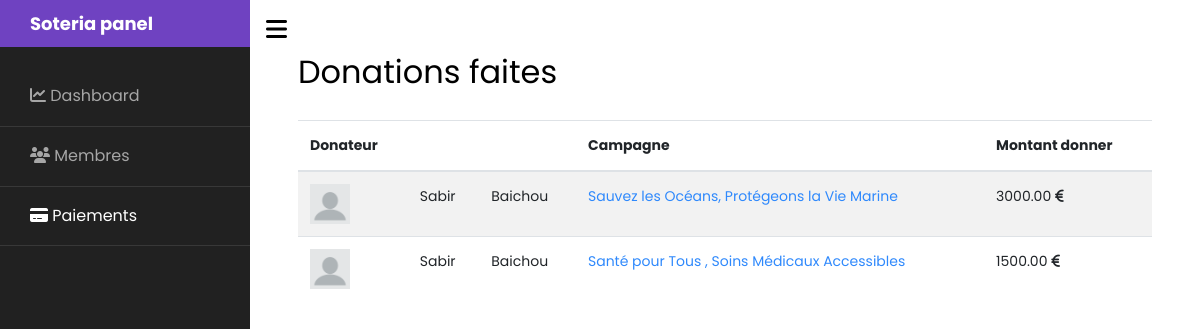
The app's page /panel/paiement (signed in) with its own data.
### tables this page shows
CREATE TABLE `donations` (
  `donation_id` int(11) NOT NULL,
  `user_id` int(11) DEFAULT NULL,
  `campaign_id` int(11) DEFAULT NULL,
  `amount` decimal(10,2) DEFAULT NULL,
  `donation_status` enum('pending','complete','refunded','cancelled') DEFAULT NULL,
  `anonymous_donation` tinyint(1) DEFAULT NULL,
  `date_created` timestamp NOT NULL DEFAULT current_timestamp(),
  `date_updated` timestamp NOT NULL DEFAULT current_timestamp() ON UPDATE current_timestamp()
);

CREATE TABLE `users` (
  `user_id` int(11) NOT NULL,
  `first_name` varchar(50) DEFAULT NULL,
  `last_name` varchar(50) DEFAULT NULL,
  `email` varchar(50) DEFAULT NULL,
  `password` varchar(255) DEFAULT NULL,
  `rank` enum('0','1','2') NOT NULL,
  `avatar` varchar(255) NOT NULL DEFAULT 'public/img/avatars/default.jpg',
  `date_created` timestamp NOT NULL DEFAULT current_timestamp(),
  `date_updated` timestamp NOT NULL DEFAULT current_timestamp() ON UPDATE current_timestamp()
);

CREATE TABLE `campaigns` (
  `campaign_id` int(11) NOT NULL,
  `user_id` int(11) DEFAULT NULL,
  `title` varchar(255) DEFAULT NULL,
  `description` text DEFAULT NULL,
  `image` varchar(255) NOT NULL,
  `goal_amount` decimal(10,2) DEFAULT NULL,
  `current_amount` decimal(10,2) DEFAULT NULL,
  `deadline_date` date DEFAULT NULL,
  `campaign_status` enum('draft','active','completed') DEFAULT 'active',
  `date_created` timestamp NOT NULL DEFAULT current_timestamp(),
  `date_updated` timestamp NOT NULL DEFAULT current_timestamp() ON UPDATE current_timestamp()
);

### controller/frontend.php (called while the page is built, shortened)
<?php
require('model/frontend.php');
function panelPaiementPage(){
    $pageNumber = isset($_GET['page']) ? $_GET['page'] : 1;
    $recordsPerPage = 5;
    $donations = getRecordsPaiement($pageNumber, $recordsPerPage);
    require("view/panel/paiements.php");
}

### model/frontend.php (called while the page is built, shortened)
<?php
function dbConnect(){
    try{
        $db = new PDO("mysql:host=localhost;dbname=soteria;charset=utf8","root","");
        $db->setAttribute(PDO::ATTR_ERRMODE, PDO::ERRMODE_EXCEPTION);
        return $db;
    }catch(PDOEcxeption $e){
        die("Erreur - " . $e->getMessage());
    }
}
function getRecordsPaiement($pageNumber, $recordsPerPage) {
    $db = dbConnect();
    $offset = ($pageNumber - 1) * $recordsPerPage;
    $query = "SELECT c.title,c.campaign_id,u.avatar,u.first_name,u.last_name,d.amount FROM users u INNER JOIN donations d on d.user_id=u.user_id INNER JOIN campaigns c on c.campaign_id=d.campaign_id LIMIT $recordsPerPage OFFSET $offset";
    $req = $db->prepare($query);
    $req->execute();
    return $req;
}

### view/panel/paiements.php (the view, shortened to what this page needs)
<?php include 'partials/_panelNavbar.php' ?>
    <div id="content" class="p-4 p-md-5 pt-5">
        <h2 class="mb-4">Donations faites</h2>
        <div class="row">
            <div class="col-md-12">
                <table id="myTable" class="table table-striped">
                    <thead>
                        <tr>
                            <th scope="col">Donateur</th>
                            <th scope="col"></th>
                            <th scope="col"></th>
                            <th scope="col">Campagne</th>
                            <th scope="col">Montant donner</th>
                        </tr>
                    </thead>
                    <tbody>
                        <?php foreach($donations as $donation){ ?>
                        <tr>
                            <th scope="row"><img src="../<?php echo $donation['avatar'] ?>"  width=40 height=40 alt=""></th>
                            <td><?= $donation['first_name'] ?></td>
                            <td><?= $donation['last_name'] ?></td>
                            <td><a href="../campaign&campaign_id=<?= $donation['campaign_id'] ?>"><?= $donation['title'] ?></a></td>
                            <td><?= $donation['amount'] ?> <i class="fa-solid fa-euro-sign"></i></td>
                        </tr>
                        <?php } ?>
                    </tbody>
                </table>
                <?php
                    echo '</div>';
                ?>
            </div>
        </div>
      </div>
<?php require('templatePanel.php');?>

### records on screen
donations: user.avatar (placeholder picture), user.first_name "Sabir", user.last_name "Baichou", campaign.title "Sauvez les Océans, Protégeons la Vie Marine", amount "3000.00"
donations: user.avatar (placeholder picture), user.first_name "Sabir", user.last_name "Baichou", campaign.title "Santé pour Tous , Soins Médicaux Accessibles", amount "1500.00"
